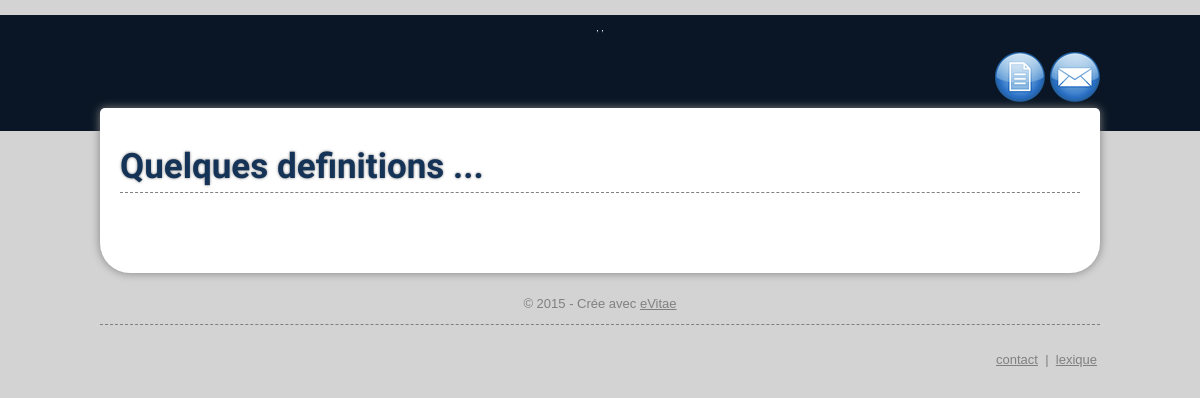
The page /lexique.php on the database as committed earlier.
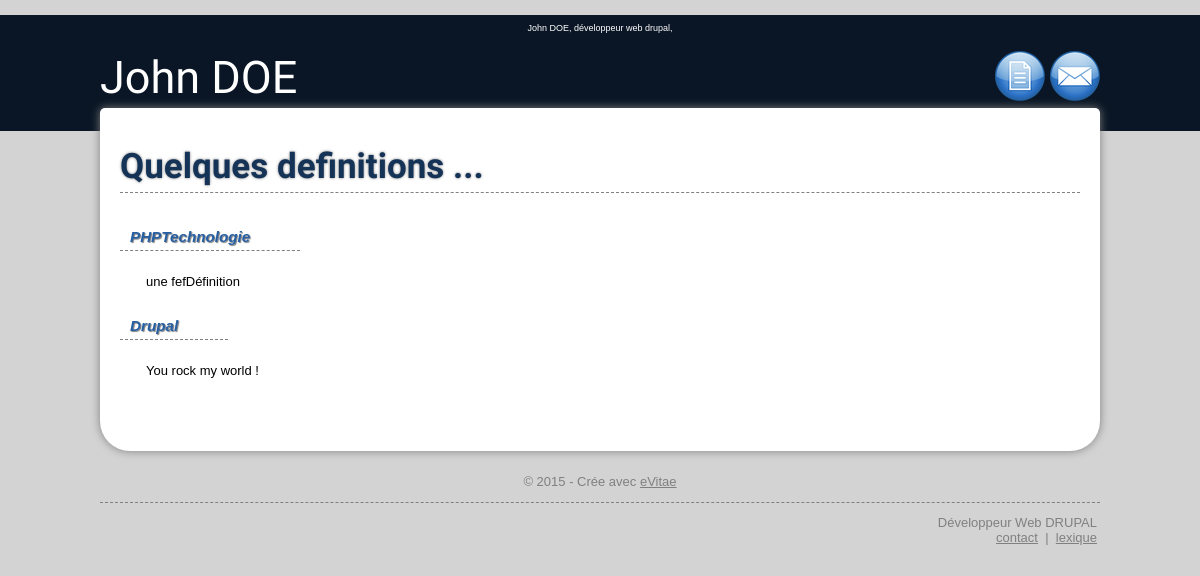
The same page on the database as committed later.
### tables this page shows
CREATE TABLE IF NOT EXISTS `technologies` (
  `id_technologie` int(10) NOT NULL AUTO_INCREMENT,
  `technologie` varchar(50) NOT NULL DEFAULT '',
  `definition` text NOT NULL,
  PRIMARY KEY (`id_technologie`)
);

### includes/pdo/get_data.php (called while the page is built, shortened)
<?php
    include('pdo_connect.php');
    try{
        $db = new PDO($source, $user, $mdp);
        $db->setAttribute(PDO::ATTR_ERRMODE, PDO::ERRMODE_EXCEPTION);
        $pdo = $db->prepare('SELECT * FROM informations ');
        $pdo->execute();
        while ($tmp = $pdo->fetch()){
            $poste = $tmp[0];
            $nom = $tmp[1];
        }
        $pdo = $db->prepare('SELECT * FROM technologies');
        $pdo->execute();
        $technologie = $pdo->fetchAll();
    } catch(PDOException $e) {
        echo 'Error : ',$e->getMessage(),'<br/>';
        die();
    }
?>

### lexique.php (the view)
<?php
    include('includes/elements/header.php');
?>
            <body>
                <div class="header"><?php echo $nom . ', ' . strtolower($poste) . ", " . $ville ?></div>
                <div class="main">
                    <table width="1000" border="0" cellspacing="0" cellpadding="0" align="center">
                        <tr>
                            <td class="up-lexique"><span class="up-title"><?php echo $nom ?></span><a title="Retour au CV" href="/"><img src="includes/images/cv.png" alt="CV"/></a><a title="Pour me contacter ..." href="contact"><img src="includes/images/contact.png" alt="contact"/></a></td>
                        </tr>
                        <tr>
                            <td class="central-lexique" valign="top">
                                <h1>Quelques definitions ...</h1>
                            <div class="lexique">
                            <?php
                                foreach($technologie as $tab){
                                    echo "<h3>$tab[1]</h3>";
                                    echo '<p>' . $tab[2] . '</p>';
                                }
                            ?>
                            </div>
                            </td>
                        </tr>
                    </table>
                    <?php include('includes/elements/footer.php'); ?>
                </div>
            </body>
        </html>

### includes/elements/footer.php (shortened to what this page needs)
<div class="footer">
    <p align="center">&copy; <?php echo date('Y'); ?> - Cr&eacute;e avec <a href="htpp://www.e-vitae.net">eVitae</a></p>
    <table border="0" align="center" width="1000">
        <tr>
            <td width="50%" valign="top">
            </td>
            <td width="50%" align="right" valign="top">
                <?php echo $poste . " " . $ville ?><br/>
                <a href="contact">contact</a>&nbsp;&nbsp;|&nbsp;&nbsp;<a href="lexique">lexique</a>
            </td>
        </tr>
    </table>
</div>

Rows that differ between the two databases and show on the page:
added technologies: technologie "PHPTechnologie", definition "une fefDéfinition"
added technologies: technologie "Drupal", definition "You rock my world !"
Other text that changed with them:
$nom: (not shown) → "John DOE"
$poste: (not shown) → "développeur web drupal"
$poste: (not shown) → "Développeur Web DRUPAL"
